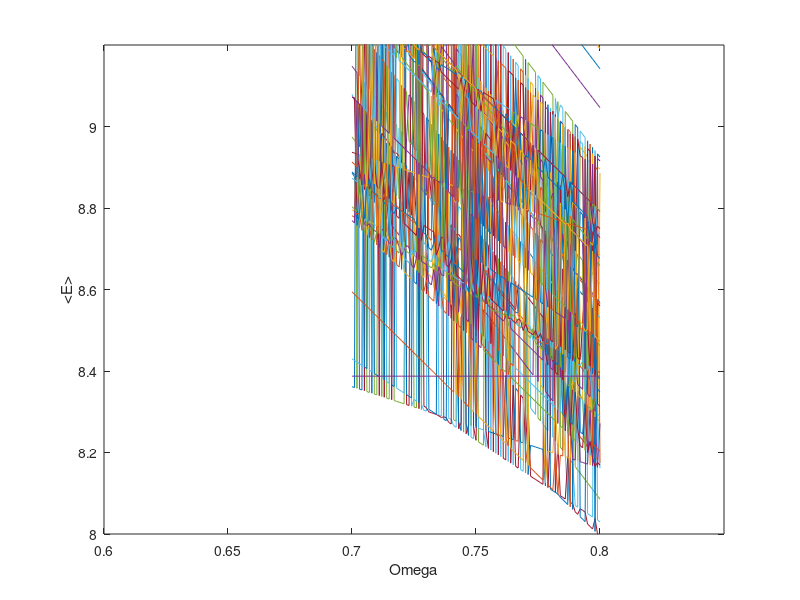

Here is the MATLAB script that generated this plot:
tic
clear all; clc;
DeleteMatrix = 0; % 1 = yes
N = 6; g =1;
A = 0.00; 
AllBras = csvread('StatesLLL.csv');
AllKets = AllBras';
LengthAllBras = length(AllBras);
MomValue = [0 1 2 3 4 5 6 7 8]'; 
KPos = [1 2 3 4 5 6 7 8 9;
        0 1 2 3 4 5 6 7 8];

NMat = eye(length(AllBras)).*N;

for BraL = 1:length(AllBras)
    for KetL = 1:length(AllKets)
        InitialBraL = AllBras(BraL,:);
        InitialKetL = AllKets(:,KetL);        
        if InitialBraL == InitialKetL'
            LMat(BraL,KetL) = dot(InitialKetL, MomValue);
        end        
    end
end

%%%% Interaction Term
IntDelta = load('IntDelta.csv');

UMatNoConst = zeros(length(AllKets));

l2Vect = zeros(9,1);
l1Vect = zeros(9,1);
k2Vect = zeros(9,1);
k1Vect = zeros(9,1);

delta = csvread('IntDelta.csv');
UMatNoConst = zeros(length(AllKets));

annl1Vect = zeros(9,1);
annl2Vect = zeros(9,1);
creak1Vect = zeros(9,1);
creak2Vect = zeros(9,1);

for BrasU = 1:length(AllBras)
    for KetsU = 1:length(AllBras)
        InitialBraU = AllBras(BrasU,:);
        InitialKetU = AllKets(:,KetsU);
        
        for aa = 1:length(delta)
            annl2Const = 0;
            annl1Const = 0;
            creak2Const = 0;
            creak1Const = 0;
            
            k1 = 0; k2 = 0; l1 = 0; l2 = 0;
            annl1Vect = annl1Vect.*0;
            annl2Vect = annl2Vect.*0;
            creak1Vect = creak1Vect.*0;
            creak2Vect = creak2Vect.*0;
            
            
            k1 = delta(aa,1);
            k2 = delta(aa,2);
            l1 = delta(aa,3);
            l2 = delta(aa,4);
            annl2Vect(l2,1) = -1;
            annl1Vect(l1,1) = -1;
            creak2Vect(k2,1) = 1;
            creak1Vect(k1,1) = 1;
            
            %%%Ann / Crea Part
            
            annl2Const = sqrt(InitialKetU(l2,1));
            l2trans = InitialKetU + annl2Vect;
            annl1Const = sqrt(l2trans(l1,1));
            l1trans = l2trans + annl1Vect;
            creak2Const = sqrt(l1trans(k2,1)+1);
            k2trans = l1trans + creak2Vect;
            creak1Const = sqrt(k2trans(k1,1)+1);
            FinalKet = k2trans + creak1Vect;
           
            if annl2Const < 1
                annl2Const = 0;
                
            end
            if annl1Const < 1
                annl1Const = 0;
                
            end
            if creak1Const < 1
                creak1Const = 0;
            end
            if creak2Const < 1
                creak2Const = 0;
            end
            
            
            if FinalKet == InitialBraU'
                
                OpConst = annl2Const*annl1Const*creak2Const*creak1Const;
                
                % Pi Term INC SQRT
                
                
                
                mk1 = KPos(2,k1);
                mk2 = KPos(2,k2);
                ml1 = KPos(2,l1);
                ml2 = KPos(2,l2);
                
                I2 = factorial((abs(mk1)+abs(mk2)+abs(ml1)+abs(ml2))/2);
                Mom = 1/ 2^((abs(mk1)+abs(mk2)+abs(ml1)+abs(ml2))/2);
                PiTerm = 1/ (factorial(mk1)*factorial(mk2)*factorial(ml1)*factorial(ml2));

                
                TotalConst = OpConst*PiTerm*Mom*I2;
                UMatNoConst(BrasU,KetsU) = UMatNoConst(BrasU,KetsU) + TotalConst;
            end
            
        end
    end
end

ss=0;
for Omega = 0.7:0.001:0.8
    ss=ss+1;
    
    NAll = NMat;
    UAll = UMatNoConst.*(g/(4*pi));
    LAll = LMat.*(1-Omega);
    %VNoA = csvread('VMatNoA_LL2.csv');
    %VAll = VNoA.*A;
    
    Total = NAll+UAll+LAll;%+VAll;
    Eig = eig(Total);
    
    OmegaIncreaseMatrix(1,ss) = Omega;
    OmegaEnergyMatrix(:,ss) = Eig;
    OmegaMatRestricted = OmegaEnergyMatrix(1:9,:);
    
end

plot(OmegaIncreaseMatrix,OmegaEnergyMatrix);
xlabel('Omega')
ylabel('<E>')
ylim([8 9.2])
xlim([0.6 0.85])
hold off;
toc